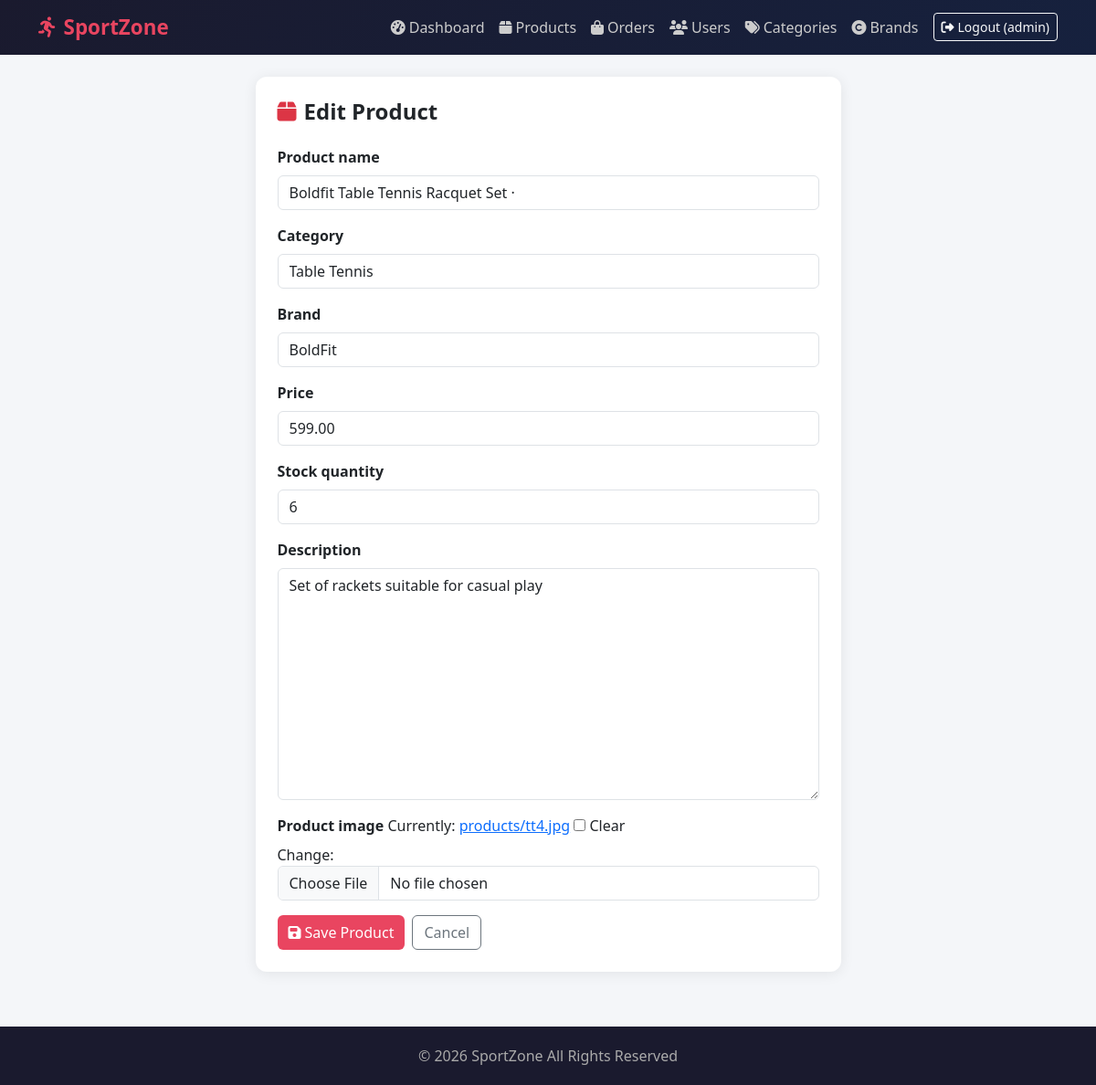
The app's page /dashboard/products/edit/28/ (signed in) with its own data.
### store/models.py (models this page shows, shortened)
class User(AbstractUser):
    ROLE_CHOICES = (
        ('admin', 'Admin'),
        ('customer', 'Customer'),
    )
    phone   = models.CharField(max_length=15, blank=True, null=True)
    address = models.TextField(blank=True, null=True)
    role    = models.CharField(max_length=10, choices=ROLE_CHOICES, default='customer')

class Product(models.Model):
    product_name   = models.CharField(max_length=150)
    category       = models.ForeignKey(Category, on_delete=models.SET_NULL, null=True)
    brand          = models.ForeignKey(Brand, on_delete=models.SET_NULL, null=True)
    price          = models.DecimalField(max_digits=8, decimal_places=2)
    stock_quantity = models.IntegerField(default=0)
    description    = models.TextField(blank=True, null=True)
    product_image  = models.ImageField(upload_to='products/', blank=True, null=True)
    added_by       = models.ForeignKey(User, on_delete=models.SET_NULL, null=True)
    created_at     = models.DateTimeField(auto_now_add=True)

### store/views.py (the view)
# urls.py: path('dashboard/products/edit/<int:pk>/',views.admin_edit_product_view,  name='admin_edit_product'),
@login_required
def admin_edit_product_view(request, pk):
    if not (request.user.role == 'admin' or request.user.is_superuser):
        return redirect('home')
    product = get_object_or_404(Product, pk=pk)
    form    = ProductForm(instance=product)
    if request.method == 'POST':
        form = ProductForm(request.POST, request.FILES, instance=product)
        if form.is_valid():
            form.save()
            messages.success(request, 'Product updated successfully!')
            return redirect('admin_products')
    return render(request, 'store/admin_product_form.html', {
        'form': form, 'title': 'Edit Product'
    })

### store/forms.py
class ProductForm(forms.ModelForm):
    class Meta:
        model  = Product
        fields = ['product_name', 'category', 'brand', 'price',
                  'stock_quantity', 'description', 'product_image']
    def __init__(self, *args, **kwargs):
        super().__init__(*args, **kwargs)
        for field in self.fields.values():
            field.widget.attrs['class'] = 'form-control'

### store/models.py (called while the page is built)
    def __str__(self):
        return self.category_name

    def __str__(self):
        return self.brand_name

### store/templates/store/admin_product_form.html (shortened to what this page needs)
{% extends 'store/base.html' %}
{% block content %}
<div class="row justify-content-center">
    <div class="col-md-7">
        <div class="card p-4">
            <h4 class="fw-bold mb-4">
                <i class="fas fa-box me-2 text-danger"></i>{{ title }}
            </h4>
            <form method="POST" enctype="multipart/form-data">
                {% for field in form %}
                <div class="mb-3">
                    <label class="form-label fw-semibold">{{ field.label }}</label>
                    {{ field }}
                </div>
                {% endfor %}
                <div class="d-flex gap-2 mt-3">
                    <button type="submit" class="btn btn-primary">
                        <i class="fas fa-save me-1"></i>Save Product
                    </button>
                    <a href="{% url 'admin_products' %}" class="btn btn-outline-secondary">Cancel</a>
                </div>
            </form>
        </div>
    </div>
</div>
{% endblock %}

### store/templates/store/base.html (shortened to what this page needs)
<!DOCTYPE html>
<html lang="en">
<head>
    <link href="https://cdn.jsdelivr.net/npm/bootstrap@5.3.0/dist/css/bootstrap.min.css" rel="stylesheet">
    <link href="https://cdnjs.cloudflare.com/ajax/libs/font-awesome/6.4.0/css/all.min.css" rel="stylesheet">
</head>
<body>
    {% if user.is_authenticated %}
    <nav class="navbar navbar-expand-lg">
        <div class="container">
            <a class="navbar-brand" href="{% url 'home' %}">
                <i class="fas fa-running me-2"></i>SportZone
            </a>
            <div class="collapse navbar-collapse" id="navbarNav">
                <ul class="navbar-nav ms-auto align-items-center">
                    {% if user.role == 'admin' or user.is_superuser %}
                    <li class="nav-item">
                        <a class="nav-link" href="{% url 'admin_dashboard' %}">
                            <i class="fas fa-tachometer-alt me-1"></i>Dashboard
                        </a>
                    </li>
                    <li class="nav-item">
                        <a class="nav-link" href="{% url 'admin_products' %}">
                            <i class="fas fa-box me-1"></i>Products
                        </a>
                    </li>
                    <li class="nav-item">
                        <a class="nav-link" href="{% url 'admin_orders' %}">
                            <i class="fas fa-shopping-bag me-1"></i>Orders
                        </a>
                    </li>
                    <li class="nav-item">
                        <a class="nav-link" href="{% url 'admin_users' %}">
                            <i class="fas fa-users me-1"></i>Users
                        </a>
                    </li>
                    <li class="nav-item">
                        <a class="nav-link" href="{% url 'admin_categories' %}">
                            <i class="fas fa-tags me-1"></i>Categories
                        </a>
                    </li>
                    <li class="nav-item">
                        <a class="nav-link" href="{% url 'admin_brands' %}">
                            <i class="fas fa-copyright me-1"></i>Brands
                        </a>
                    </li>
                    {% endif %}
                    <li class="nav-item ms-2">
                        <a class="btn btn-sm btn-outline-light" href="{% url 'logout' %}">
                            <i class="fas fa-sign-out-alt me-1"></i>Logout ({{ user.username }})
                        </a>
                    </li>
                </ul>
            </div>
        </div>
    </nav>
    {% endif %}
    <div class="container mt-4">
        {% block content %}{% endblock %}
    </div>
    <footer class="text-center">
        <p class="mb-0">© 2026 SportZone All Rights Reserved</p>
    </footer>
</body>
</html>

### store/templates/store/base.html (style rules this page uses)
body { background: #f4f6f9; font-family: 'Segoe UI', sans-serif; }
.navbar { background: linear-gradient(135deg, #1a1a2e, #16213e); }
.navbar-brand { font-weight: 700; font-size: 1.4rem; color: #e94560 !important; }
.nav-link { color: #ccc !important; }
.btn-primary { background: #e94560; border: none; }
.card { border: none; border-radius: 12px; box-shadow: 0 2px 15px rgba(0, 0, 0, 0.08); }
footer { background: #1a1a2e; color: #aaa; padding: 20px 0; margin-top: 60px; }

### records on screen
User: username "admin"
Product: form "Boldfit Table Tennis Racquet Set ·" "Table Tennis" "BoldFit" "599.00" "6" "Set of rackets suitable for casual play"

### other values on screen
{{ title }} "Edit Product"
{{ field.label }} "Product name" "Category" "Brand" "Price" "Stock quantity" "Description" "Product image"
